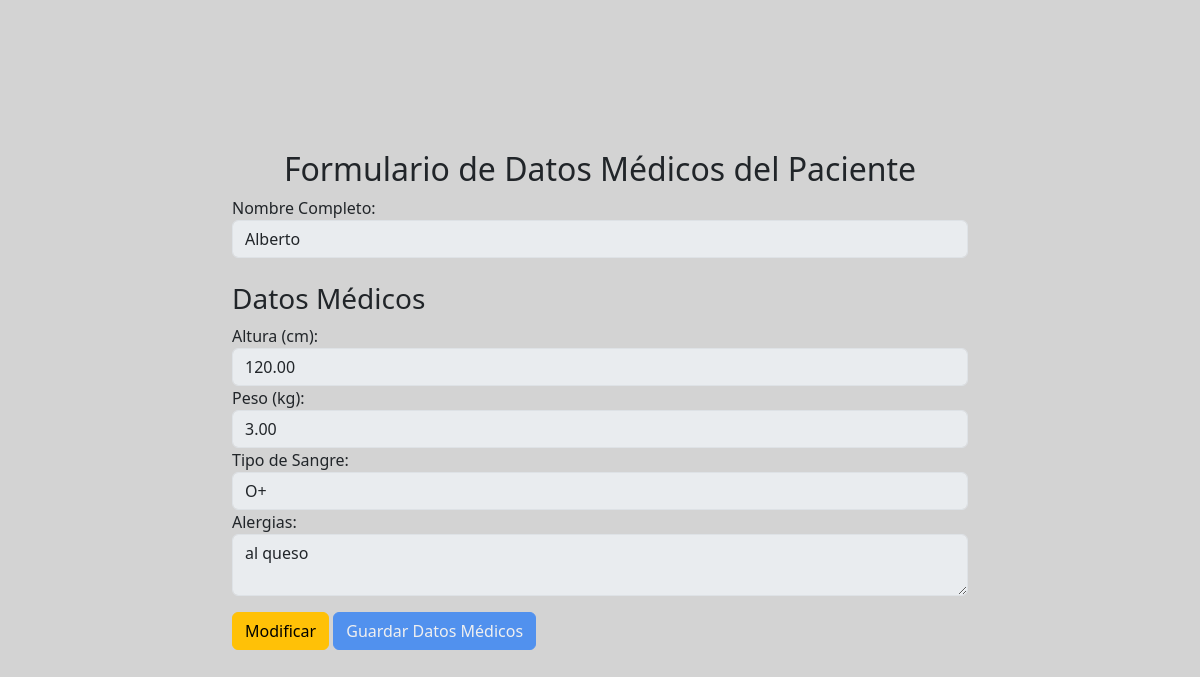
The page /views/registrar/datos_medicos.php (signed in) on the database its author committed.
### tables this page shows
CREATE TABLE IF NOT EXISTS `pacientes` (
  `paciente_id` int(11) NOT NULL AUTO_INCREMENT,
  `cedula` varchar(50) DEFAULT NULL,
  `fecha_nacimiento` date DEFAULT NULL,
  `genero` varchar(10) DEFAULT NULL,
  `telefono` varchar(15) DEFAULT NULL,
  `direccion` varchar(255) DEFAULT NULL,
  `fecha_registro` datetime DEFAULT current_timestamp(),
  `usuario_id` int(11) DEFAULT NULL,
  PRIMARY KEY (`paciente_id`),
  KEY `usuario_id` (`usuario_id`),
  CONSTRAINT `FK_pacientes_usuarios` FOREIGN KEY (`usuario_id`) REFERENCES `usuarios` (`usuario_id`) ON DELETE CASCADE ON UPDATE NO ACTION
);

CREATE TABLE IF NOT EXISTS `usuarios` (
  `usuario_id` int(11) NOT NULL AUTO_INCREMENT,
  `nombre` varchar(100) DEFAULT NULL,
  `email` varchar(100) DEFAULT NULL,
  `contrasena` varchar(255) DEFAULT NULL,
  `rol` varchar(50) DEFAULT NULL,
  `fecha_creacion` datetime DEFAULT current_timestamp(),
  PRIMARY KEY (`usuario_id`),
  KEY `FK_usuarios_roles` (`rol`),
  CONSTRAINT `FK_usuarios_roles` FOREIGN KEY (`rol`) REFERENCES `roles` (`rol`) ON UPDATE CASCADE
);

CREATE TABLE IF NOT EXISTS `datos_medicos` (
  `id` int(11) NOT NULL AUTO_INCREMENT,
  `paciente_id` int(11) NOT NULL,
  `altura` decimal(5,2) DEFAULT NULL,
  `peso` decimal(5,2) DEFAULT NULL,
  `tipo_sangre` varchar(3) DEFAULT NULL,
  `alergias` text DEFAULT NULL,
  PRIMARY KEY (`id`),
  KEY `paciente_id` (`paciente_id`),
  CONSTRAINT `datos_medicos_ibfk_1` FOREIGN KEY (`paciente_id`) REFERENCES `pacientes` (`paciente_id`)
);

### includes/Citas.php (called while the page is built, shortened)
<?php
class Citas
{
    private $conn;
    public function __construct($db)
    {
        $this->conn = $db;
    }
    public function consultar_paciente_por_id($paciente_id)
    {
        $query = "
            SELECT p.*, u.nombre
            FROM pacientes p
            JOIN usuarios u ON p.usuario_id = u.usuario_id
            WHERE p.paciente_id = :paciente_id
        ";
        $stmt = $this->conn->prepare($query);
        $stmt->bindParam(':paciente_id', $paciente_id);
        $stmt->execute();
        return $stmt->fetch(PDO::FETCH_ASSOC);
    }
    public function obtener_paciente_id_por_usuario($usuario_id)
    {
        $query = "SELECT paciente_id FROM pacientes WHERE usuario_id = :usuario_id";
        $stmt = $this->conn->prepare($query);
        $stmt->bindParam(':usuario_id', $usuario_id);
        $stmt->execute();
        return $stmt->fetchColumn();
    }
}

### includes/Datos_Medicos.php (called while the page is built, shortened)
<?php
class Datos_Medicos {
    private $conn;
    private $table_name = "datos_medicos";
    public function __construct($db) {
        $this->conn = $db;
    }
    public function obtenerPorPacienteId($paciente_id) {
        $query = "SELECT * FROM " . $this->table_name . " WHERE paciente_id = :paciente_id LIMIT 1";
        $stmt = $this->conn->prepare($query);
        $stmt->bindParam(':paciente_id', $paciente_id);
        if ($stmt->execute()) {
            $row = $stmt->fetch(PDO::FETCH_ASSOC);
            if ($row) {
                $this->altura = $row['altura'];
                $this->peso = $row['peso'];
                $this->tipo_sangre = $row['tipo_sangre'];
                $this->alergias = $row['alergias'];
            }
            return true;
        }
        return false;
    }
}
?>

### views/registrar/datos_medicos.php (the view, shortened to what this page needs)
<?php
include "../../includes/Citas.php";
include "../../includes/Datos_Medicos.php";
$database = new Database();
$db = $database->getConnection();
$citas = new Citas($db);
$datos_medicos = new Datos_Medicos($db);
$usuario_id = $_SESSION['usuario_id'];
$paciente_id = $citas->obtener_paciente_id_por_usuario($usuario_id);
$paciente_data = $citas->consultar_paciente_por_id($paciente_id);
$datos_medicos->paciente_id = $paciente_id;
$datos_medicos->obtenerPorPacienteId($paciente_id);
$datos_existentes = isset($datos_medicos->altura) && isset($datos_medicos->peso) && isset($datos_medicos->tipo_sangre) && isset($datos_medicos->alergias);
require("../../template/header.php");
?>
<section class="container">
    <div class="row d-flex justify-content-center align-items-center min-vh-100">
        <div class="col-12 col-md-8">
            <h2 class="text-center">Formulario de Datos Médicos del Paciente</h2>
            <form action="../../controllers/procesar_datos_medicos.php" method="POST" class="form">
                <div class="form-group">
                    <label for="nombre">Nombre Completo:</label>
                    <input type="text" id="nombre" name="nombre" class="form-control" readonly value="<?php echo htmlspecialchars($paciente_data['nombre']); ?>">
                </div>
                <h3 class="mt-4">Datos Médicos</h3>
                <div class="form-group">
                    <label for="altura">Altura (cm):</label>
                    <input type="text" id="altura" name="altura" class="form-control"
                    value="<?php echo isset($datos_medicos->altura) ? htmlspecialchars($datos_medicos->altura) : ''; ?>"
                    <?php echo $datos_existentes ? 'readonly' : ''; ?>>
                </div>
                <div class="form-group">
                    <label for="peso">Peso (kg):</label>
                    <input type="text" id="peso" name="peso" class="form-control"
                    value="<?php echo isset($datos_medicos->peso) ? htmlspecialchars($datos_medicos->peso) : ''; ?>"
                    <?php echo $datos_existentes ? 'readonly' : ''; ?>>
                </div>
                <div class="form-group">
                    <label for="tipo_sangre">Tipo de Sangre:</label>
                    <input type="text" id="tipo_sangre" name="tipo_sangre" class="form-control"
                    value="<?php echo isset($datos_medicos->tipo_sangre) ? htmlspecialchars($datos_medicos->tipo_sangre) : ''; ?>"
                    <?php echo $datos_existentes ? 'readonly' : ''; ?>>
                </div>
                <div class="form-group">
                    <label for="alergias">Alergias:</label>
                    <textarea id="alergias" name="alergias" class="form-control"
                    <?php echo $datos_existentes ? 'readonly' : ''; ?>><?php echo isset($datos_medicos->alergias) ? htmlspecialchars($datos_medicos->alergias) : ''; ?></textarea>
                </div>
                <?php if ($datos_existentes): ?>
                    <button type="button" class="btn btn-warning mt-3" id="editar_btn">Modificar</button>
                <?php endif; ?>
                <button type="submit" class="btn btn-primary mt-3" id="guardar_btn" <?php echo $datos_existentes ? 'disabled' : ''; ?>>Guardar Datos Médicos</button>
            </form>
        </div>
    </div>
</section>
<?php require("../../template/footer.php"); ?>

### rows shown on the page
pacientes: nombre "Alberto"
datos_medicos: altura "120.00", peso "3.00", tipo_sangre "O+", alergias "al queso"
